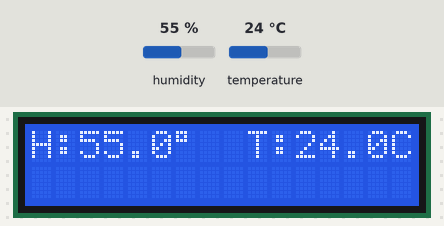
Bench run of a sketch on a simulated ESP32. Parts: 16×2 character LCD. The inputs (shaded band) are chosen by the test bench; at power-on: humidity 55 %, temperature 24 °C. WiFi joins after 1.5 s; servers stay silent unless stated; what the sketch prints to the serial monitor is not drawn.

Above: at 6.5 s.
6.6 s: humidity set to 22 %
At 8.6 s:
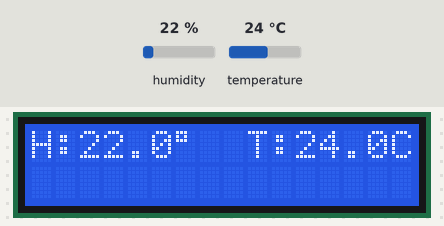
9.4 s: temperature set to 12 °C
At 11.0 s:
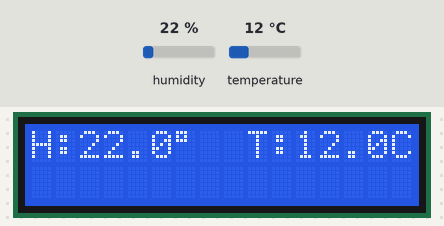
12.0 s: humidity set to 40 %
At 14.6 s:
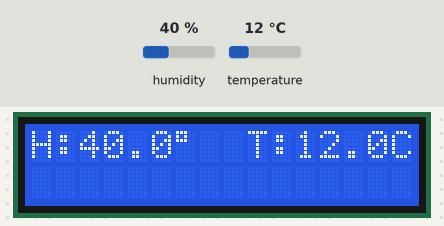
15.5 s: temperature set to 19 °C
At 17.0 s:
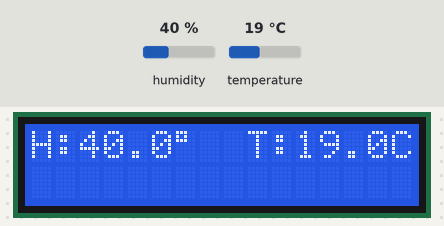
Timing chart, 0 to 18.5 s (numbered marks = the images above; inputs shaded):
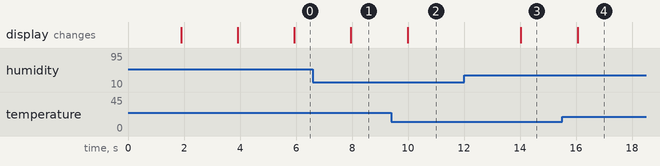

The sketch:

4.Blynk.ino
```cpp
#define BLYNK_PRINT Serial

#define BLYNK_TEMPLATE_ID "TMPL6muPlMtcI"
#define BLYNK_TEMPLATE_NAME "BVPV Surakarta"
#define BLYNK_AUTH_TOKEN "HEW65ui7sY0LkCDSX7G6s50JJ9NeJ9Vx"


#define DHTTYPE DHT22  // Tipe DHT22

#include <WiFi.h>
#include <WiFiClient.h>
#include <BlynkSimpleEsp32.h>
#include <LCD_I2C.h>
#include "DHT.h"
#define DHTPIN 4  // Digital pin connected to the DHT sensor

LCD_I2C lcd(0x27, 16, 2);
DHT dht(DHTPIN, DHTTYPE);

char ssid[] = "A33";
char pass[] = "12345678";

void setup() {
  // Debug console
  Serial.begin(115200);
  delay(10);
  Serial.print("Connecting to ");
  Serial.println(ssid);

  WiFi.begin(ssid, pass);
  int wifi_ctr = 0;
  while (WiFi.status() != WL_CONNECTED) {
    delay(500);
    Serial.print(".");
  }

  Serial.println("WiFi connected");
  Blynk.begin(BLYNK_AUTH_TOKEN, ssid, pass);

  Serial.println(F("DHTxx test!"));
  dht.begin();

  lcd.begin();
  lcd.backlight();
  lcd.setCursor(0, 0);
  lcd.print("   DHT11 TEST   ");
  lcd.setCursor(0, 1);
  lcd.print(" BPVP Surakarta ");
  delay(2000);
  lcd.clear();
}

void loop() {
  Blynk.run();

  delay(2000);

  float h = dht.readHumidity();
  // Read temperature as Celsius (the default)
  float t = dht.readTemperature();
  // Read temperature as Fahrenheit (isFahrenheit = true)
  float f = dht.readTemperature(true);

  // Check if any reads failed and exit early (to try again).
  if (isnan(h) || isnan(t) || isnan(f)) {
    Serial.println(F("Failed to read from DHT sensor!"));
    return;
  }

  // Compute heat index in Fahrenheit (the default)
  float hif = dht.computeHeatIndex(f, h);
  // Compute heat index in Celsius (isFahreheit = false)
  float hic = dht.computeHeatIndex(t, h, false);

  lcd.setCursor(0, 0);
  lcd.print("H:");
  lcd.setCursor(2, 0);
  lcd.print(h, 1);
  lcd.setCursor(6, 0);
  lcd.print((char)223);

  lcd.setCursor(9, 0);
  lcd.print("T:");
  lcd.setCursor(11, 0);
  lcd.print(t, 1);
  lcd.setCursor(15, 0);
  lcd.print("C");


  Blynk.virtualWrite(V1, t);
  Blynk.virtualWrite(V0, h);
}
```

Measured:
- after the input at 6.6 s, the display: changes after 1.4 s (image 1)
- after the input at 9.4 s, the display: changes after 0.58 s (image 2)
- after the input at 12.0 s, the display: changes after 2.0 s (image 3)
- after the input at 15.5 s, the display: changes after 0.56 s (image 4)
